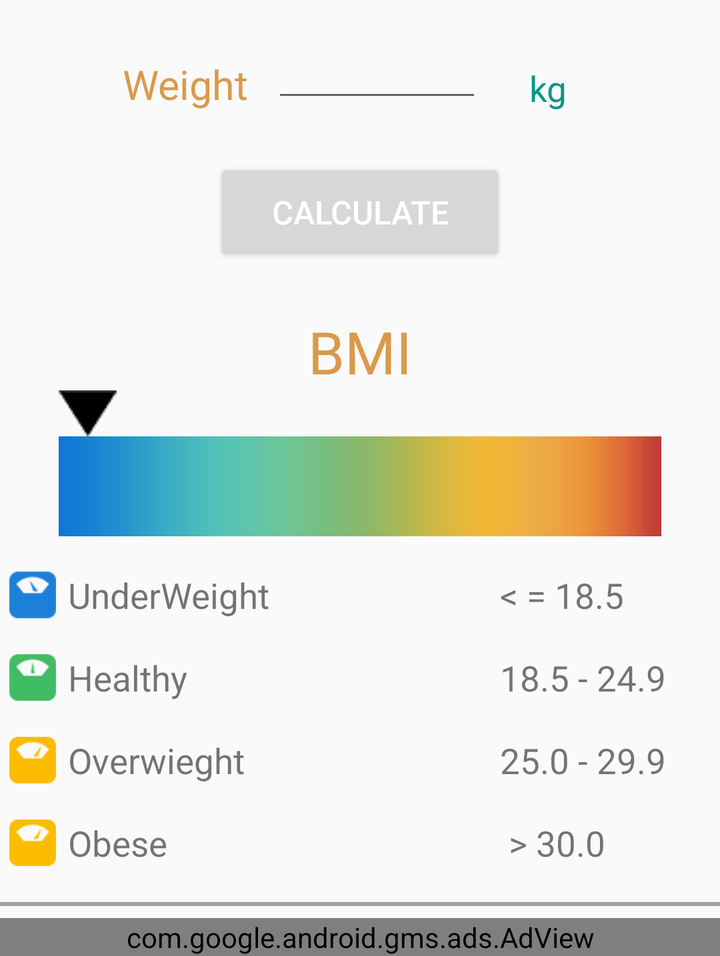
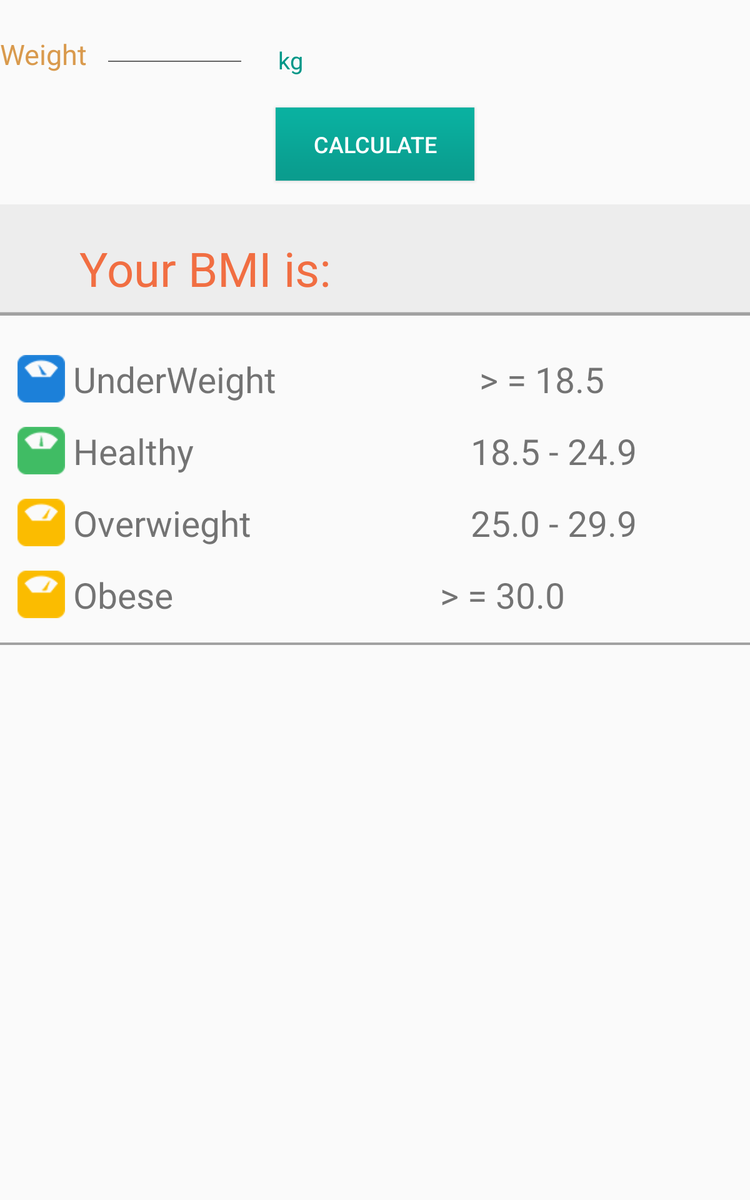

First picture: res/layout/ on a phone held upright. Second picture: the repository's own variant of that layout, on a device whose configuration matches the variant's folder. Source for both follows.
<!-- AndroidManifest.xml: application theme AppTheme -->
<!-- res/layout/bodymassindex_layut.xml -->
<?xml version="1.0" encoding="utf-8"?>
<LinearLayout xmlns:android="http://schemas.android.com/apk/res/android"
    xmlns:ads="http://schemas.android.com/apk/res-auto"
    android:layout_width="match_parent"
    android:layout_height="wrap_content">

        <LinearLayout
            android:orientation="vertical"
            android:layout_width="wrap_content"
            android:layout_height="wrap_content">
            <include
                android:layout_gravity="center"
             layout="@layout/gernalweightlayout"
                android:layout_width="wrap_content"
                android:layout_height="wrap_content" />
            <Button
                android:id="@+id/calculatebodymess"
                android:layout_width="25mm"
                android:layout_height="9.2mm"
                android:layout_marginTop="4mm"
                android:text="Calculate"
                android:textSize="2.8mm"
                android:textColor="#ffffff"
                android:layout_gravity="center_horizontal"
                />
                <LinearLayout
                android:layout_gravity="center_horizontal"
                android:layout_width="wrap_content"
                android:layout_height="wrap_content"
              >
                <LinearLayout
                    android:layout_width="wrap_content"
                    android:layout_height="wrap_content">
                    <TextView
                        android:id="@+id/resultstutesbmi"
                        android:layout_width="wrap_content"
                        android:layout_height="wrap_content"
                        android:text=""
                        android:textColor="#d99a4d"
                        android:textSize="4mm"
                        android:layout_marginTop="4mm"
                        />
                    <TextView
                        android:id="@+id/bmiTextbodymasssresult"
                        android:layout_width="wrap_content"
                        android:layout_height="wrap_content"
                        android:text="BMI"
                        android:textColor="#d99a4d"
                        android:textSize="5mm"
                        android:layout_marginTop="4mm"
                        android:layout_marginLeft="5mm"
                        />
                    <TextView
                        android:id="@+id/bmiTextbodymasssresultwords"
                        android:layout_width="wrap_content"
                        android:layout_height="wrap_content"
                        android:text=""
                        android:textStyle="bold"
                        android:textColor="#d99a4d"
                        android:textSize="5mm"
                        android:layout_marginTop="4mm"
                        android:layout_marginLeft="5mm"
                        />
                </LinearLayout>
            </LinearLayout>

            <ImageView
                android:layout_marginLeft="5mm"
                android:layout_marginRight="5mm"
                android:id="@+id/arrowicon"
                android:background="@drawable/arrowicon"
                android:layout_width="wrap_content"
                android:layout_height="wrap_content" />
            <ImageView
                android:layout_marginLeft="5mm"
                android:layout_marginRight="5mm"
            android:layout_width="wrap_content"
            android:layout_height="50dp"
                android:background="@drawable/resultline"/>
            <LinearLayout
                android:id="@+id/underweight_name"
                android:layout_height="wrap_content"
                android:layout_marginTop="3mm"
                android:layout_width="60mm"
                android:layout_gravity="center_horizontal">
                <ImageView
                    android:layout_gravity="left"
                    android:layout_width="4mm"
                    android:layout_height="4mm"
                    android:src="@drawable/weight"
                    />
                <TextView
                    android:layout_marginLeft="1mm"
                    android:layout_gravity="center_horizontal"
                    android:layout_width="37mm"
                    android:layout_height="wrap_content"
                    android:text="UnderWeight"
                    android:textSize="3mm"
                    android:layout_marginTop="0mm"/>
                <TextView
                    android:id="@+id/underweight_data"
                    android:layout_gravity="right"
                    android:layout_width="wrap_content"
                    android:layout_height="wrap_content"
                    android:text="\u003c = 18.5"
                    android:textSize="3mm"
                    />
            </LinearLayout>
            <LinearLayout
                android:id="@+id/healthy_name"
                android:layout_width="60mm"
                android:layout_height="wrap_content"
                android:layout_marginTop="3mm"
                android:layout_gravity="center_horizontal">
                <ImageView
                    android:layout_gravity="left"
                    android:layout_width="4mm"
                    android:layout_height="4mm"
                    android:src="@drawable/health"
                    />
                <TextView
                    android:layout_marginLeft="1mm"
                    android:layout_gravity="center_horizontal"
                    android:layout_width="37mm"
                    android:layout_height="wrap_content"
                    android:text="Healthy "
                    android:textSize="3mm"
                    android:layout_marginTop="0mm"/>

                <TextView
                    android:id="@+id/healthy_data"
                    android:layout_gravity="right"
                    android:layout_width="wrap_content"
                    android:layout_height="wrap_content"
                    android:layout_marginRight="1mm"
                    android:text="18.5 - 24.9"
                    android:textSize="3mm"
                    />
            </LinearLayout>
            <LinearLayout
                android:id="@+id/overwieght_name"
                android:layout_width="60mm"
                android:layout_height="wrap_content"
                android:layout_marginTop="3mm"
                android:layout_gravity="center_horizontal">
                <ImageView
                    android:layout_gravity="left"
                    android:layout_width="4mm"
                    android:layout_height="4mm"
                    android:src="@drawable/over"
                    />
                <TextView
                    android:layout_marginLeft="1mm"
                    android:layout_gravity="center_horizontal"
                    android:layout_width="37mm"
                    android:layout_height="wrap_content"
                    android:text="Overwieght"
                    android:textSize="3mm"
                    android:layout_marginTop="0mm"/>
                <TextView
                    android:id="@+id/overwieght_data"
                    android:layout_gravity="right"
                    android:layout_width="wrap_content"
                    android:layout_height="wrap_content"
                    android:layout_marginRight="1mm"
                    android:text="25.0 - 29.9"
                    android:textSize="3mm"
                    />
            </LinearLayout>
            <LinearLayout
                android:id="@+id/obeset_name"
                android:layout_marginLeft="0mm"
                android:layout_width="60mm"
                android:layout_height="wrap_content"
                android:layout_marginTop="3mm"
                android:layout_gravity="center_horizontal">

                <ImageView
                    android:layout_gravity="left"
                    android:layout_width="4mm"
                    android:layout_height="4mm"
                    android:src="@drawable/over"
                    />
                <TextView
                    android:layout_marginLeft="1mm"

                    android:layout_gravity="center_horizontal"
                    android:layout_width="37mm"
                    android:layout_height="wrap_content"
                    android:text="Obese"
                    android:textSize="3mm"
                    android:layout_marginTop="0mm"/>
           
                <TextView
                    android:id="@+id/obeset_data"
                    android:layout_gravity="right"
                    android:layout_width="wrap_content"
                    android:layout_height="wrap_content"
                    android:layout_marginRight="1mm"
                    android:text=" > 30.0"
                    android:textSize="3mm"
                    />
            </LinearLayout>
            <View
                android:layout_width="match_parent"
                android:layout_height="2dp"
                android:layout_marginTop="3mm"
                android:background="#a1a1a1"
                android:layout_marginBottom="1mm"/>
            <com.google.android.gms.ads.AdView
                android:id="@+id/adViewbmi"
                android:layout_width="match_parent"
                android:layout_height="wrap_content"
                ads:adSize="BANNER"
                ads:adUnitId="ca-app-pub-9764299659831882/4170389581">
            </com.google.android.gms.ads.AdView>
        </LinearLayout>

</LinearLayout>
<!-- res/layout/gernalweightlayout.xml (included above) -->
<?xml version="1.0" encoding="utf-8"?>
<LinearLayout xmlns:android="http://schemas.android.com/apk/res/android"
    android:orientation="vertical" android:layout_width="wrap_content"
    android:layout_height="wrap_content">
    <LinearLayout
        android:layout_marginTop="2.5mm"
        android:layout_width="wrap_content"
        android:layout_height="wrap_content">
        <TextView
            android:id="@+id/weighttextview"
            android:layout_width="wrap_content"
            android:layout_height="wrap_content"
            android:text="Weight"
            android:textColor="#d99a4d"
            android:textSize="3.5mm"
            android:layout_marginTop="1mm"
            />
        <EditText
            android:textAlignment="center"
            android:inputType="number"
            android:id="@+id/weight_edit"
            android:layout_width="18mm"
            android:layout_height="wrap_content"
            android:layout_marginLeft="2mm"
            />
        <LinearLayout
            android:id="@+id/weighttogglelayout"
            android:layout_width="wrap_content"
            android:layout_height="wrap_content"
            android:layout_marginTop="3mm"
            android:layout_marginLeft="1mm"
            >
            <TextView
                android:id="@+id/weight_toggle_textviewgernal"
                android:layout_width="wrap_content"
                android:layout_height="4mm"
                android:textSize="3mm"
                android:background="?android:attr/selectableItemBackground"
                android:text="kg"
                android:textColor="#009788"
                android:layout_marginLeft="3mm"

                />
            <ImageView
                android:layout_marginLeft="1mm"
                android:layout_marginTop="2mm"
                android:layout_width="1.5mm"
                android:layout_height="1mm"
                android:id="@+id/dropweightgernal"
                />
        </LinearLayout>

    </LinearLayout>
</LinearLayout>
<!-- resources referenced by this layout -->
<resources>
  <!-- drawable arrowicon: png bitmap (drawable, 1364 bytes) -->
  <!-- drawable health: gif bitmap (drawable, 1659 bytes) -->
  <!-- drawable over: gif bitmap (drawable, 1871 bytes) -->
  <!-- drawable resultline: png bitmap (drawable, 2822 bytes) -->
  <!-- drawable weight: gif bitmap (drawable, 1867 bytes) -->
  <style name="AppTheme" parent="Theme.AppCompat.Light.DarkActionBar">
          
          <item name="colorPrimary">@color/colorPrimary</item>
          <item name="colorPrimaryDark">@color/colorPrimaryDark</item>
          <item name="colorAccent">@color/colorAccent</item>
      </style>
  <color name="colorPrimary">#d99a4d</color>
  <color name="colorPrimaryDark">#f16e42</color>
  <color name="colorAccent">#d99a4d</color>
</resources>
<!-- res/layout-sw600dp/bodymassindex_layut.xml (the repository's variant of the layout above) -->
<!-- drawn on a 7-inch tablet held upright -->
<?xml version="1.0" encoding="utf-8"?>
<LinearLayout xmlns:android="http://schemas.android.com/apk/res/android"
    android:orientation="vertical" android:layout_width="match_parent"
    android:layout_height="match_parent">
    <ScrollView
        android:layout_width="match_parent"
        android:layout_height="wrap_content">
        <LinearLayout
            android:orientation="vertical"
            android:layout_width="match_parent"
            android:layout_height="wrap_content">

            <include
                layout="@layout/gernalweightlayout"
                android:layout_width="wrap_content"
                android:layout_height="wrap_content" />
            <Button
                android:id="@+id/calculatebodymess"
                android:layout_width="25mm"
                android:layout_height="9.2mm"
                android:layout_marginTop="4mm"
                android:background="@drawable/cm"
                android:text="Calculate"
                android:textSize="2.8mm"
                android:textColor="#ffffff"
                android:layout_centerVertical="true"
                android:layout_centerHorizontal="true"
                android:layout_gravity="center_horizontal"
                />


         
            

                <LinearLayout
                android:layout_marginBottom="2mm"
                    android:layout_marginTop="3mm"
                    android:background="@drawable/mass"
                    android:layout_width="match_parent"
                    android:layout_height="14mm">
                    <TextView
                        android:layout_width="wrap_content"
                        android:layout_height="wrap_content"
                        android:text="Your BMI is:"
                        android:textSize="6mm"
                        android:textColor="#f16e42"

                        android:layout_marginTop="4mm"
                        android:layout_marginLeft="10mm"
                        />
                    <TextView
                        android:textColor="#f16e42"

                        android:id="@+id/bmiTextbodymasssresult"
                        android:layout_width="wrap_content"
                        android:layout_height="wrap_content"
                        android:text=""
                        android:textSize="6mm"
                        android:layout_marginTop="4mm"
                        android:layout_marginLeft="15mm"
                        />
                </LinearLayout>

            <TextView
                android:visibility="gone"
                android:layout_gravity="center_horizontal"
                android:id="@+id/bmiTextbodymassRecmend"
                android:layout_width="wrap_content"
                android:layout_height="wrap_content"
                android:text="Time to grab a bite!"
                android:textColor="#E3493B"
                android:textStyle="bold"
                android:textSize="3mm"
                android:layout_marginTop="1mm"
                android:layout_marginLeft="0mm"/>
            <LinearLayout
                android:id="@+id/underweight_name"
                android:layout_height="wrap_content"
                android:layout_marginTop="3mm"
                android:layout_width="90mm"
                android:layout_gravity="center_horizontal">
                <ImageView
                    android:layout_gravity="left"
                    android:layout_width="6mm"
                    android:layout_height="6mm"
                    android:src="@drawable/weight"
                    />
                <TextView
                    android:layout_marginLeft="1mm"
                    android:layout_gravity="center_horizontal"
                    android:layout_width="50mm"
                    android:layout_height="wrap_content"
                    android:text="UnderWeight"
                    android:textSize="4.5mm"
                    android:layout_marginTop="0mm"/>
                <TextView
                    android:id="@+id/underweight_data"
                    android:layout_gravity="right"
                    android:layout_width="wrap_content"
                    android:layout_height="wrap_content"
                    android:text=" > = 18.5"
                    android:textSize="4.5mm"
                    />

            </LinearLayout>

            <LinearLayout
                android:id="@+id/healthy_name"
                android:layout_width="90mm"
                android:layout_height="wrap_content"
                android:layout_marginTop="3mm"
                android:layout_gravity="center_horizontal">

                <ImageView
                    android:layout_gravity="left"
                    android:layout_width="6mm"
                    android:layout_height="6mm"
                    android:src="@drawable/health"
                    />

                <TextView
                    android:layout_marginLeft="1mm"

                    android:layout_gravity="center_horizontal"
                    android:layout_width="50mm"
                    android:layout_height="wrap_content"
                    android:text="Healthy "
                    android:textSize="4.5mm"
                    android:layout_marginTop="0mm"/>

                <TextView
                    android:id="@+id/healthy_data"
                    android:layout_gravity="right"
                    android:layout_width="wrap_content"
                    android:layout_height="wrap_content"
                    android:layout_marginRight="1mm"
                    android:text="18.5 - 24.9"
                    android:textSize="4.5mm"
                    />

            </LinearLayout>


            <LinearLayout
                android:id="@+id/overwieght_name"
                android:layout_width="90mm"
                android:layout_height="wrap_content"
                android:layout_marginTop="3mm"
                android:layout_gravity="center_horizontal">

                <ImageView
                    android:layout_gravity="left"
                    android:layout_width="6mm"
                    android:layout_height="6mm"
                    android:src="@drawable/over"
                    />
                <TextView
                    android:layout_marginLeft="1mm"

                    android:layout_gravity="center_horizontal"
                    android:layout_width="50mm"
                    android:layout_height="wrap_content"
                    android:text="Overwieght"
                    android:textSize="4.5mm"
                    android:layout_marginTop="0mm"/>

                <TextView
                    android:id="@+id/overwieght_data"
                    android:layout_gravity="right"
                    android:layout_width="wrap_content"
                    android:layout_height="wrap_content"
                    android:layout_marginRight="1mm"
                    android:text="25.0 - 29.9"
                    android:textSize="4.5mm"
                    />

            </LinearLayout>
            <LinearLayout

                android:id="@+id/obeset_name"
                android:layout_width="90mm"
                android:layout_height="wrap_content"
                android:layout_marginTop="3mm"
                android:layout_gravity="center_horizontal">

                <ImageView
                    android:layout_gravity="left"
                    android:layout_width="6mm"
                    android:layout_height="6mm"
                    android:src="@drawable/over"
                    />
                <TextView
                    android:layout_marginLeft="1mm"
                    android:layout_gravity="center_horizontal"
                    android:layout_width="37mm"
                    android:layout_height="wrap_content"
                    android:text="Obese"
                    android:textSize="4.5mm"
                    android:layout_marginTop="0mm"/>

                <TextView
                    android:id="@+id/obeset_data"
                    android:layout_gravity="right"
                    android:layout_width="wrap_content"
                    android:layout_height="wrap_content"
                    android:text=" > = 30.0"
                    android:textSize="4.5mm"
                    android:layout_marginLeft="8mm"
                    />
            </LinearLayout>
            <View
                android:layout_width="match_parent"
                android:layout_height="2dp"
                android:layout_marginTop="3mm"
                android:background="#a1a1a1"/>
        </LinearLayout>
    </ScrollView>
</LinearLayout>
<!-- resources referenced by the variant -->
<!-- as a 7-inch tablet held upright resolves them -->
<resources>
  <!-- drawable cm: png bitmap (drawable, 1239 bytes) -->
  <!-- drawable health: gif bitmap (drawable, 1659 bytes) -->
  <!-- drawable mass: png bitmap (drawable, 1263 bytes) -->
  <!-- drawable over: gif bitmap (drawable, 1871 bytes) -->
  <!-- drawable weight: gif bitmap (drawable, 1867 bytes) -->
  <style name="AppTheme" parent="Theme.AppCompat.Light.DarkActionBar">
          
          <item name="colorPrimary">@color/colorPrimary</item>
          <item name="colorPrimaryDark">@color/colorPrimaryDark</item>
          <item name="colorAccent">@color/colorAccent</item>
      </style>
  <color name="colorPrimary">#d99a4d</color>
  <color name="colorPrimaryDark">#f16e42</color>
  <color name="colorAccent">#d99a4d</color>
</resources>
